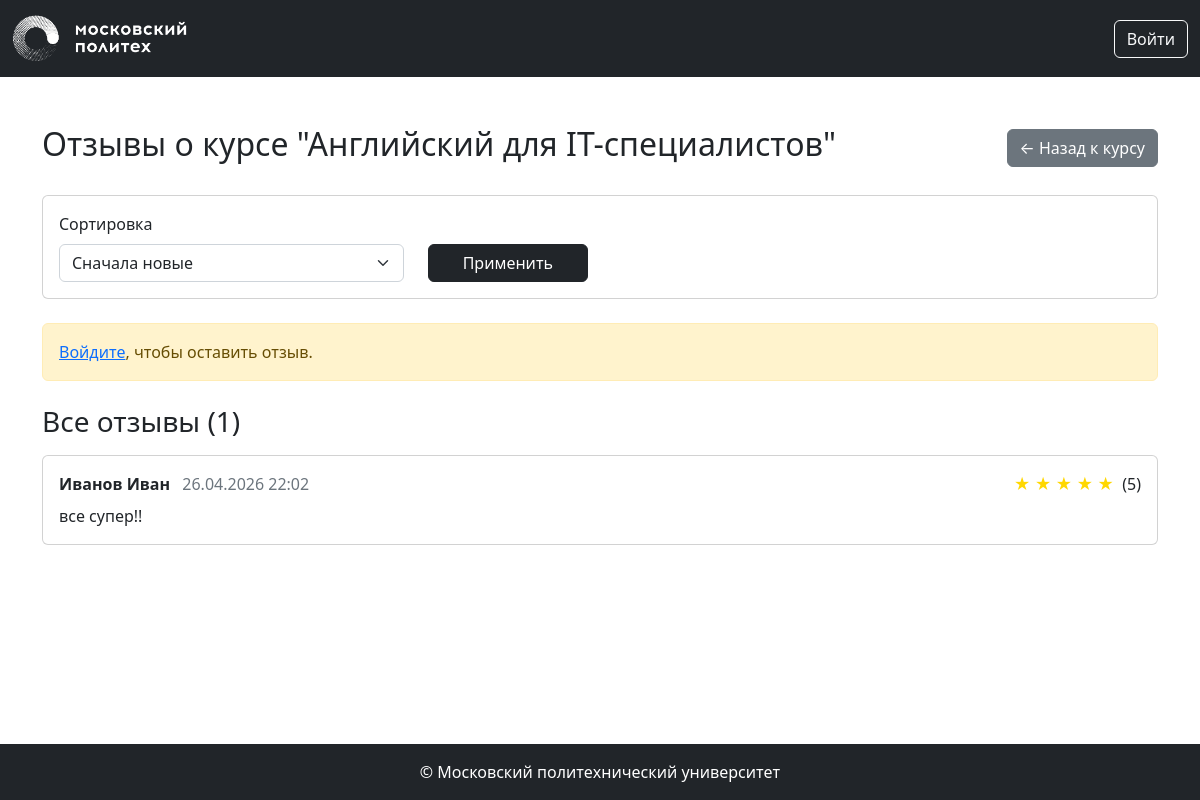
Page /courses/4/reviews on the committed database.
### app/models.py (models this page shows, shortened)
class Base(DeclarativeBase):
    metadata = MetaData(naming_convention={
        "ix": 'ix_%(column_0_label)s',
        "uq": "uq_%(table_name)s_%(column_0_name)s",
        "ck": "ck_%(table_name)s_%(constraint_name)s",
        "fk": "fk_%(table_name)s_%(column_0_name)s_%(referred_table_name)s",
        "pk": "pk_%(table_name)s"
    })

class Course(Base):
    __tablename__ = 'courses'
    id: Mapped[int] = mapped_column(primary_key=True)
    name: Mapped[str] = mapped_column(String(100))
    short_desc: Mapped[str] = mapped_column(Text)
    full_desc: Mapped[str] = mapped_column(Text)
    rating_sum: Mapped[int] = mapped_column(default=0)
    rating_num: Mapped[int] = mapped_column(default=0)
    category_id: Mapped[int] = mapped_column(ForeignKey("categories.id"))
    author_id: Mapped[int] = mapped_column(ForeignKey("users.id"))
    background_image_id: Mapped[Optional[str]] = mapped_column(ForeignKey("images.id"), nullable=True)
    created_at: Mapped[datetime] = mapped_column(default=datetime.now)
    author: Mapped["User"] = relationship()
    category: Mapped["Category"] = relationship(lazy=False)
    bg_image: Mapped["Image"] = relationship()

class Review(Base):
    __tablename__ = 'reviews'
    id: Mapped[int] = mapped_column(primary_key=True)
    rating: Mapped[int] = mapped_column(Integer, nullable=False)
    text: Mapped[str] = mapped_column(Text, nullable=False)
    created_at: Mapped[datetime] = mapped_column(default=datetime.now)
    course_id: Mapped[int] = mapped_column(ForeignKey("courses.id"), nullable=False)
    user_id: Mapped[int] = mapped_column(ForeignKey("users.id"), nullable=False)
    course: Mapped["Course"] = relationship(backref="reviews")
    user: Mapped["User"] = relationship(backref="reviews")

class User(Base, UserMixin):
    __tablename__ = 'users'
    id: Mapped[int] = mapped_column(primary_key=True)
    first_name: Mapped[str] = mapped_column(String(100))
    last_name: Mapped[str] = mapped_column(String(100))
    middle_name: Mapped[Optional[str]] = mapped_column(String(100))
    login: Mapped[str] = mapped_column(String(100), unique=True)
    password_hash: Mapped[str] = mapped_column(String(200))
    created_at: Mapped[datetime] = mapped_column(default=datetime.now)

### app/courses.py (the view)
@bp.route('/<int:course_id>/reviews')
def reviews(course_id):
    course = course_repository.get_course_by_id(course_id)
    if course is None:
        abort(404)
    sort_by = request.args.get('sort', 'newest')
    page = request.args.get('page', 1, type=int)
    per_page = 10
    pagination = review_repository.get_reviews_by_course(course_id, sort_by, page, per_page)
    reviews_list = pagination.items
    user_review = None
    if current_user.is_authenticated:
        user_review = review_repository.get_user_review_for_course(course_id, current_user.id)
    return render_template('courses/reviews.html',
                         course=course,
                         reviews=reviews_list,
                         pagination=pagination,
                         sort_by=sort_by,
                         user_review=user_review)

### app/repositories/course_repository.py (called while the page is built)
    def get_course_by_id(self, course_id):
        return self.db.session.get(Course, course_id)

### app/repositories/review_repository.py (called while the page is built)
    def get_reviews_by_course(self, course_id, sort_by='newest', page=1, per_page=10):
        query = self.db.select(Review).where(Review.course_id == course_id)
        if sort_by == 'newest':
            query = query.order_by(desc(Review.created_at))
        elif sort_by == 'positive':
            query = query.order_by(desc(Review.rating), desc(Review.created_at))
        elif sort_by == 'negative':
            query = query.order_by(asc(Review.rating), desc(Review.created_at))
        return self.db.paginate(query, page=page, per_page=per_page)

### app/templates/courses/reviews.html (shortened to what this page needs)
{% extends 'base.html' %}
{% from 'pagination.html' import render_pagination %}
{% block content %}
<div class="container mt-5">
    <div class="d-flex justify-content-between align-items-center mb-4">
        <h2>Отзывы о курсе "{{ course.name }}"</h2>
        <a href="{{ url_for('courses.show', course_id=course.id) }}" class="btn btn-secondary">← Назад к курсу</a>
    </div>
    <div class="card mb-4">
        <div class="card-body">
            <form method="get" class="row align-items-end">
                <div class="col-md-4">
                    <label for="sort" class="form-label">Сортировка</label>
                    <select name="sort" id="sort" class="form-select">
                        <option value="newest" {% if sort_by == 'newest' %}selected{% endif %}>Сначала новые</option>
                    </select>
                </div>
                <div class="col-md-2">
                    <button type="submit" class="btn btn-dark w-100">Применить</button>
                </div>
            </form>
        </div>
    </div>
    {% if current_user.is_authenticated and not user_review %}
    <div class="card mb-4 border-primary">
        <div class="card-header bg-primary text-white">
            <h5 class="mb-0">Оставить отзыв</h5>
        </div>
        <div class="card-body">
            <form method="post" action="{{ url_for('courses.create_review', course_id=course.id) }}">
                <div class="mb-3">
                    <label for="rating" class="form-label">Оценка</label>
                    <select name="rating" id="rating" class="form-select" required>
                        <option value="5">5 — отлично</option>
                        <option value="4">4 — хорошо</option>
                        <option value="3">3 — удовлетворительно</option>
                        <option value="2">2 — неудовлетворительно</option>
                        <option value="1">1 — плохо</option>
                        <option value="0">0 — ужасно</option>
                    </select>
                </div>
                <div class="mb-3">
                    <label for="text" class="form-label">Текст отзыва</label>
                    <textarea name="text" id="text" class="form-control" rows="5" required></textarea>
                </div>
                <button type="submit" class="btn btn-primary">Отправить отзыв</button>
            </form>
        </div>
    </div>
    {% elif user_review %}
    <div class="alert alert-info mb-4">
        <strong>Ваш отзыв:</strong> Вы уже оставили отзыв на этот курс. Спасибо!
    </div>
    {% elif not current_user.is_authenticated %}
    <div class="alert alert-warning mb-4">
        <a href="{{ url_for('auth.login') }}">Войдите</a>, чтобы оставить отзыв.
    </div>
    {% endif %}
    <h3 class="mb-3">Все отзывы ({{ pagination.total }})</h3>
    {% for review in reviews %}
    <div class="card mb-3">
        <div class="card-body">
            <div class="d-flex justify-content-between align-items-center mb-2">
                <div>
                    <strong>{{ review.user.last_name }} {{ review.user.first_name }}</strong>
                    <span class="text-muted ms-2">{{ review.created_at.strftime('%d.%m.%Y %H:%M') }}</span>
                </div>
                <div class="rating">
                    {% for i in range(5) %}
                        {% if i < review.rating %}
                            <span style="color: gold;">★</span>
                        {% else %}
                            <span style="color: #ccc;">★</span>
                        {% endif %}
                    {% endfor %}
                    <span class="ms-1">({{ review.rating }})</span>
                </div>
            </div>
            <p class="card-text">{{ review.text }}</p>
        </div>
    </div>
    {% else %}
    <div class="alert alert-secondary">
        Пока нет отзывов. Будьте первым!
    </div>
    {% endfor %}
</div>
{% endblock %}

### rows in the picture
Course: name "Английский для IT-специалистов"
Review: user.last_name "Иванов", user.first_name "Иван", created_at "26.04.2026 22:02", rating "5", text "все супер!!"

### other values in the picture
{{ pagination.total }} "1"
